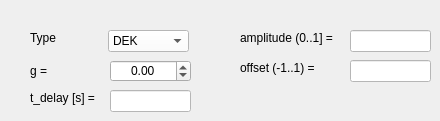
    <widget class="QWidget" name="SignalTabNoise">
     <attribute name="title">
      <string>Noise</string>
     </attribute>
     <widget class="QLineEdit" name="NoiseTDelayEdit">
      <property name="geometry">
       <rect>
        <x>110</x>
        <y>90</y>
        <width>81</width>
        <height>22</height>
       </rect>
      </property>
      <property name="styleSheet">
       <string notr="true">QLineEdit:focus{ background-color: rgb(127, 255, 127) } 
QLineEdit{ background-color: rgb(255, 255, 255) }</string>
      </property>
     </widget>
     <widget class="QLabel" name="NoiseOffsetLabel">
      <property name="geometry">
       <rect>
        <x>240</x>
        <y>60</y>
        <width>81</width>
        <height>16</height>
       </rect>
      </property>
      <property name="text">
       <string>offset (-1..1) =</string>
      </property>
     </widget>
     <widget class="QLabel" name="NoiseAmplitLabel">
      <property name="geometry">
       <rect>
        <x>240</x>
        <y>30</y>
        <width>101</width>
        <height>16</height>
       </rect>
      </property>
      <property name="text">
       <string>amplitude (0..1] =</string>
      </property>
     </widget>
     <widget class="QLineEdit" name="NoiseAmplitEdit">
      <property name="geometry">
       <rect>
        <x>350</x>
        <y>30</y>
        <width>81</width>
        <height>22</height>
       </rect>
      </property>
      <property name="styleSheet">
       <string notr="true">QLineEdit:focus{ background-color: rgb(127, 255, 127) } 
QLineEdit{ background-color: rgb(255, 255, 255) }</string>
      </property>
     </widget>
     <widget class="QLabel" name="NoiseTDelayLabel">
      <property name="geometry">
       <rect>
        <x>30</x>
        <y>90</y>
        <width>71</width>
        <height>16</height>
       </rect>
      </property>
      <property name="text">
       <string>t_delay [s] =</string>
      </property>
     </widget>
     <widget class="QLineEdit" name="NoiseOffsetEdit">
      <property name="geometry">
       <rect>
        <x>350</x>
        <y>60</y>
        <width>81</width>
        <height>22</height>
       </rect>
      </property>
      <property name="styleSheet">
       <string notr="true">QLineEdit:focus{ background-color: rgb(127, 255, 127) } 
QLineEdit{ background-color: rgb(255, 255, 255) }</string>
      </property>
     </widget>
     <widget class="QComboBox" name="NoiseTypeComboBox">
      <property name="geometry">
       <rect>
        <x>108</x>
        <y>30</y>
        <width>81</width>
        <height>22</height>
       </rect>
      </property>
      <property name="styleSheet">
       <string notr="true">QComboBox{ background-color: rgb(255, 255, 255) }</string>
      </property>
      <item>
       <property name="text">
        <string>DEK</string>
       </property>
      </item>
      <item>
       <property name="text">
        <string>NAG</string>
       </property>
      </item>
     </widget>
     <widget class="QLabel" name="NoiseTypeLabel">
      <property name="geometry">
       <rect>
        <x>30</x>
        <y>30</y>
        <width>41</width>
        <height>16</height>
       </rect>
      </property>
      <property name="text">
       <string>Type</string>
      </property>
     </widget>
     <widget class="QDoubleSpinBox" name="NoiseGammaSpin">
      <property name="geometry">
       <rect>
        <x>110</x>
        <y>60</y>
        <width>81</width>
        <height>22</height>
       </rect>
      </property>
      <property name="styleSheet">
       <string notr="true">QSpinBox:focus{ background-color: rgb(127, 255, 127) } 
QSpinBox{ background-color: rgb(255, 255, 255) }</string>
      </property>
      <property name="alignment">
       <set>Qt::AlignCenter</set>
      </property>
      <property name="minimum">
       <double>-2.000000000000000</double>
      </property>
      <property name="maximum">
       <double>2.000000000000000</double>
      </property>
     </widget>
     <widget class="QLabel" name="NoiseGammaLabel">
      <property name="geometry">
       <rect>
        <x>30</x>
        <y>60</y>
        <width>49</width>
        <height>21</height>
       </rect>
      </property>
      <property name="text">
       <string>g =</string>
      </property>
     </widget>
    </widget>
